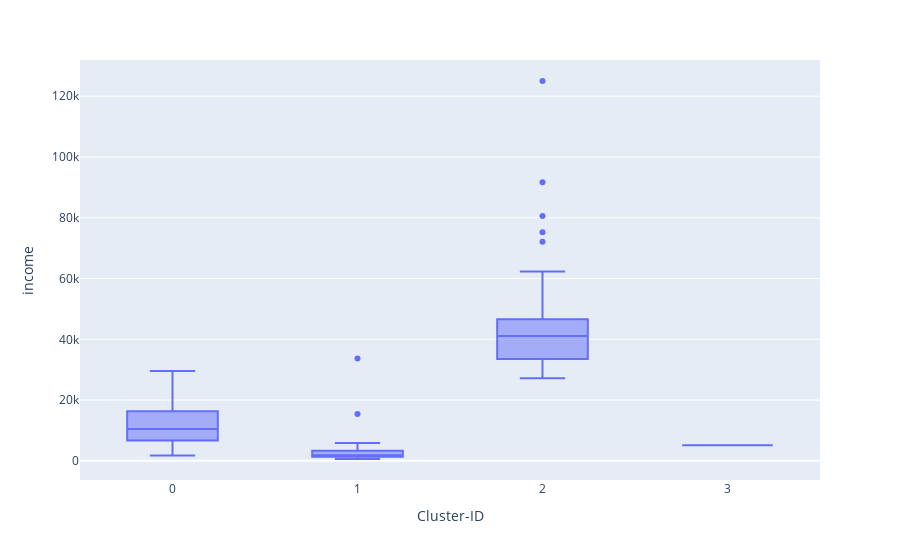

The cell this chart's notebook holds for it:
### Code cell
px.box(country_df2,y='income',x='Cluster-ID')

### Figure 1 — Plotly figure (JSON) as saved in the notebook; plotly's stock layout.template omitted (floating-point values rounded to 4 significant figures; data arrays with more than 128 entries replaced by an {"elided": "..."} marker saying what was removed)
{"data": [{"alignmentgroup": "True", "hovertemplate": "Cluster-ID=%{x}<br>income=%{y}<extra></extra>", "legendgroup": "", "marker": {"color": "#636efa"}, "name": "", "notched": false, "offsetgroup": "", "orientation": "v", "showlegend": false, "type": "box", "x": {"elided": "167 int values"}, "x0": " ", "xaxis": "x", "y": {"elided": "167 int values"}, "y0": " ", "yaxis": "y"}], "layout": {"boxmode": "group", "legend": {"tracegroupgap": 0}, "margin": {"t": 60}, "xaxis": {"anchor": "y", "domain": [0, 1], "title": {"text": "Cluster-ID"}}, "yaxis": {"anchor": "x", "domain": [0, 1], "title": {"text": "income"}}}}
